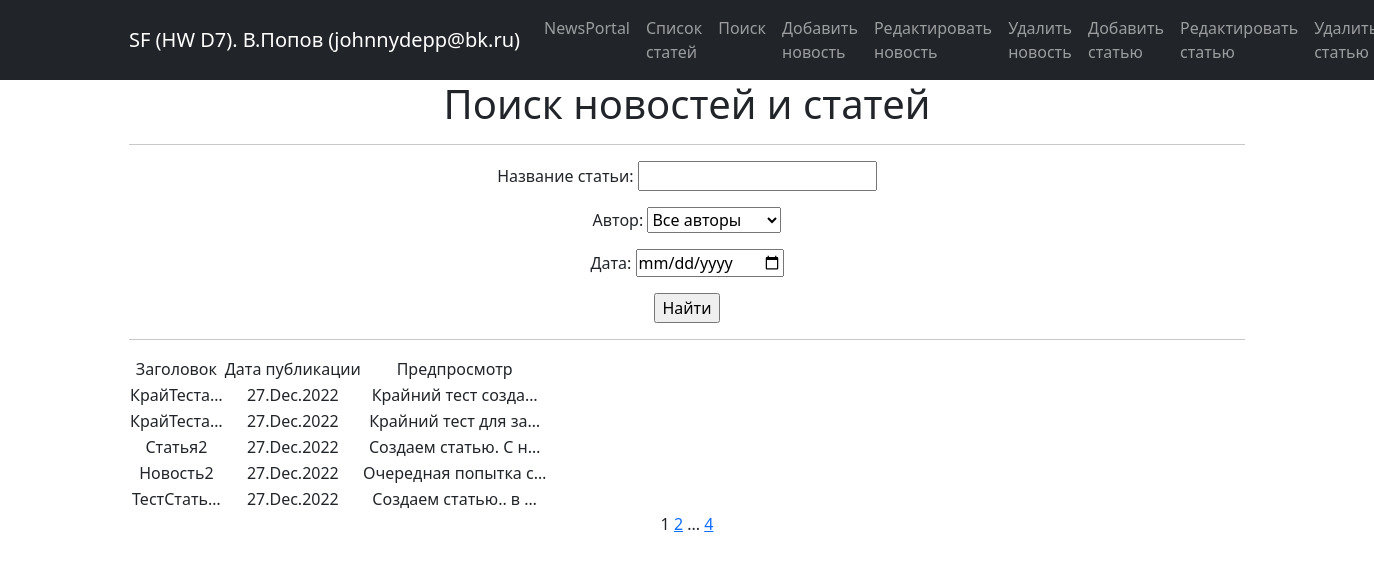
The app's page /news/search/ with its own data.
### news/models.py (models this page shows, shortened)
class Post(models.Model):
    news = 'NW'
    post = 'PS'
    id_authors = models.ForeignKey(Author, on_delete=models.CASCADE)
    type_of_post = models.CharField(max_length=2, choices=TYPE_POST)
    time_in = models.DateTimeField(auto_now_add=True)
    title = models.CharField(max_length=255)
    text = models.TextField()
    rating_post = models.IntegerField(default=0, db_column='rating')
    post_category = models.ManyToManyField(Category, through='PostCategory')
    @property
    def rating(self):
        return self.rating_post
    @rating.setter
    def rating(self, value):
        self.rating_post = value if value >= 0 and isinstance(value, int) else 0
        self.save()

### news/views.py (the view)
# urls.py: path('search/', PostSearch.as_view(), name='search'),
class PostSearch(ListView):
    model = Post
    ordering = '-time_in'
    template_name = 'search.html'
    context_object_name = 'search'
    paginate_by = 5
    def get_queryset(self):
        queryset = super().get_queryset()
        self.filterset = PostFilter(self.request.GET, queryset)
        return self.filterset.qs
    def get_context_data(self, **kwargs):
        context = super().get_context_data(**kwargs)
        context['filterset'] = self.filterset
        return context

### news/models.py (called while the page is built)
    def __str__(self):
        return f'Автор: {self.name_author}'

### news/templatetags/custom_filters.py (called while the page is built)
@register.filter(name='censor')
def censor(value):
    for word in CENSORS:
        if word in value:
            value = value.replace(word, f'{word[0]}{(len(word)-1)*"*"}')
    return value

### news/templatetags/custom_tags.py (called while the page is built)
@register.simple_tag(takes_context=True)
def url_replace(context, **kwargs):
    d = context['request'].GET.copy()
    for k, v in kwargs.items():
        d[k] = v
    return d.urlencode()

### templates/search.html (shortened to what this page needs)
{% extends 'flatpages/default.html' %}
{% load custom_filters %}
{% load custom_tags %}
{% block content %}
    <h1>Поиск новостей и статей</h1>
    <hr>
    <form action="" method="get">
       {{ filterset.form.as_p }}
       <input type="submit" value="Найти" />
    </form>
    <hr>
    {% if search %}
       <table>
           <tr>
               <td>Заголовок</td>
               <td>Дата публикации</td>
               <td>Предпросмотр</td>
           </tr>
           {% for post in search %}
           <tr>
               <td>{{ post.title|truncatechars:10|censor }}</td>
               <td>{{ post.time_in|date:'d.M.Y'  }}</td>
               <td>{{ post.text|truncatechars:20|censor }}</td>
           </tr>
           {% endfor %}
       </table>
    {% else %}
       <h2>Публикаций нет!</h2>
    {% endif %}
   {{ page_obj.number }}
   {% if page_obj.has_next %}
       <a href="?{% url_replace page=page_obj.next_page_number %}">{{ page_obj.next_page_number }}</a>
       {% if paginator.num_pages != page_obj.next_page_number %}
           ...
           <a href="?{% url_replace page=page_obj.paginator.num_pages %}">{{ page_obj.paginator.num_pages }}</a>
       {% endif %}
   {% endif %}
{% endblock content %}

### records on screen
Post: title|censor "КрайТеста…", time_in "27.Dec.2022", text|censor "Крайний тест созда…"
Post: title|censor "КрайТеста…", time_in "27.Dec.2022", text|censor "Крайний тест для за…"
Post: title|censor "Статья2", time_in "27.Dec.2022", text|censor "Создаем статью. С н…"
Post: title|censor "Новость2", time_in "27.Dec.2022", text|censor "Очередная попытка с…"
Post: title|censor "ТестСтать…", time_in "27.Dec.2022", text|censor "Создаем статью.. в …"

### other values on screen
{{ page_obj.number }} "1"
{{ page_obj.next_page_number }} "2"
{{ page_obj.paginator.num_pages }} "4"
